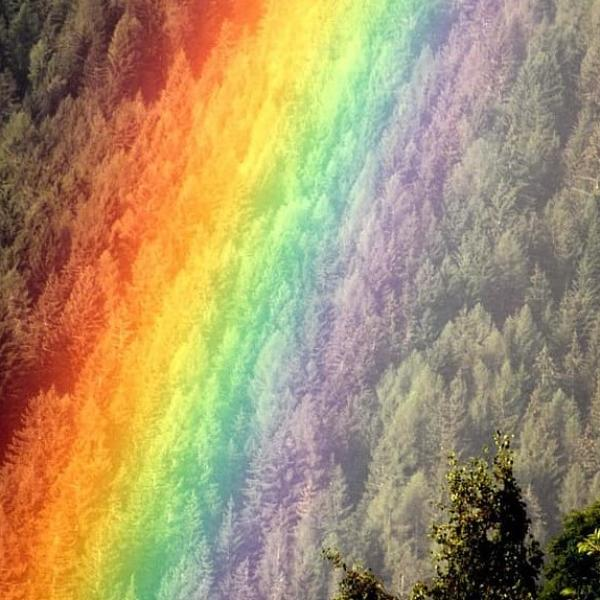
#> input picture arcoiris.jpg, 600 x 600 px
$ python -i ej4.py   (imports and definitions only)
#> lines starting #> are read from the running program, lines starting #| are printed output that depends on the picture
from PIL import Image
import os
import sys

ruta_directorio = './recortes'
def crear_directorio(ruta_directorio):#creando directorio llamado recortes
    if not os.path.exists(ruta_directorio):
        os.mkdir(ruta_directorio)
        os.chdir(ruta_directorio)
        #print(f'Se ha creado el directorio en: {ruta_directorio}')
    else:
        os.chdir(ruta_directorio)
        #print(f'El directorio en: {ruta_directorio} ya existe.')

# [1 line not run here, left out]

def imgExiste(nomImg):#verifico si la imagen existe
    return os.path.exists(nomImg)

def recImg(img):
    coordInic=input('Ingrese coordenada inicial de imagen ')
    xInic=int(coordInic.split(',')[0])
    yInic=int(coordInic.split(',')[1])

    """zona excede area"""
    if(xInic > img.width or yInic > img.height):
        print('los parametros ingresados estan por fuera de la imagen')
        sys.exit()

    ancho=int(input('Ingrese el ancho de la imagen '))
    if(xInic + ancho > img.width ):
        print('Se excedieron los parametros del area de imagen ')
        sys.exit()

    alto=int(input('Ingrese el alto de la imagen '))
    if (yInic + alto > img.height):
        print('Se excedieron los parametros del area de imagen ')
        sys.exit()

    newImg = img.crop((xInic, yInic, xInic+ancho, yInic+alto))

    crear_directorio(ruta_directorio)
    # Contar el número de archivos en la carpeta "recortes"
    num_recortes = len(os.listdir(ruta_directorio))
    newImg.save(f'recortes{num_recortes+1}.jpeg')

# [8 lines not run here, left out]

>>> import cv2
>>> picture = cv2.imread('arcoiris.jpg', cv2.IMREAD_GRAYSCALE)
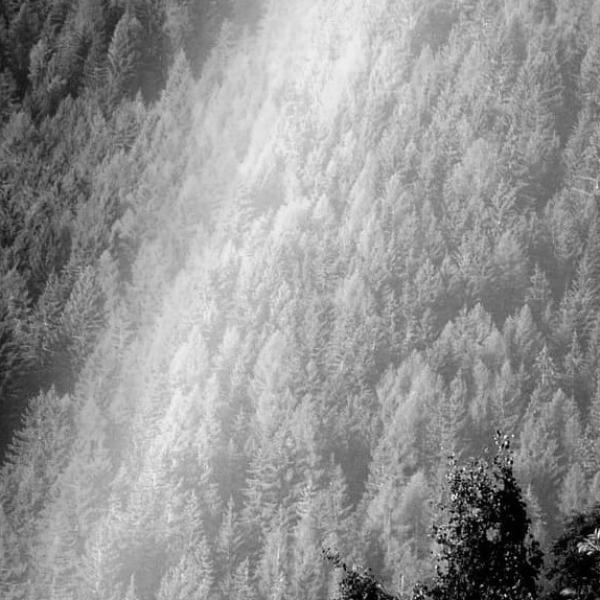
#> picture: shape (600, 600); min 0, max 247, mean 147.7
>>> result = recImg(picture)
#> the answer given: arcoiris.jpg
#> (the run stopped early here; a loop or call above may not have finished)
